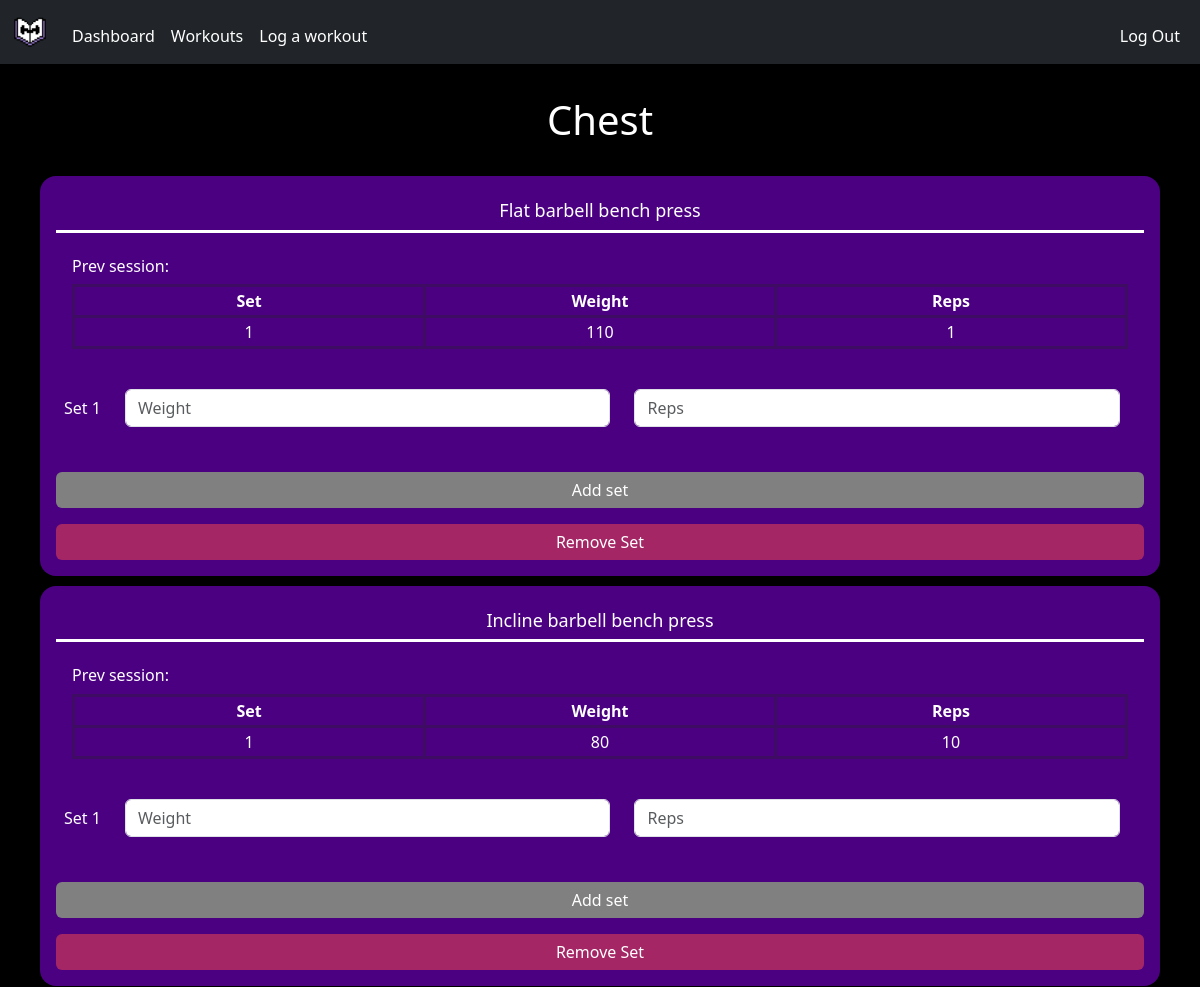
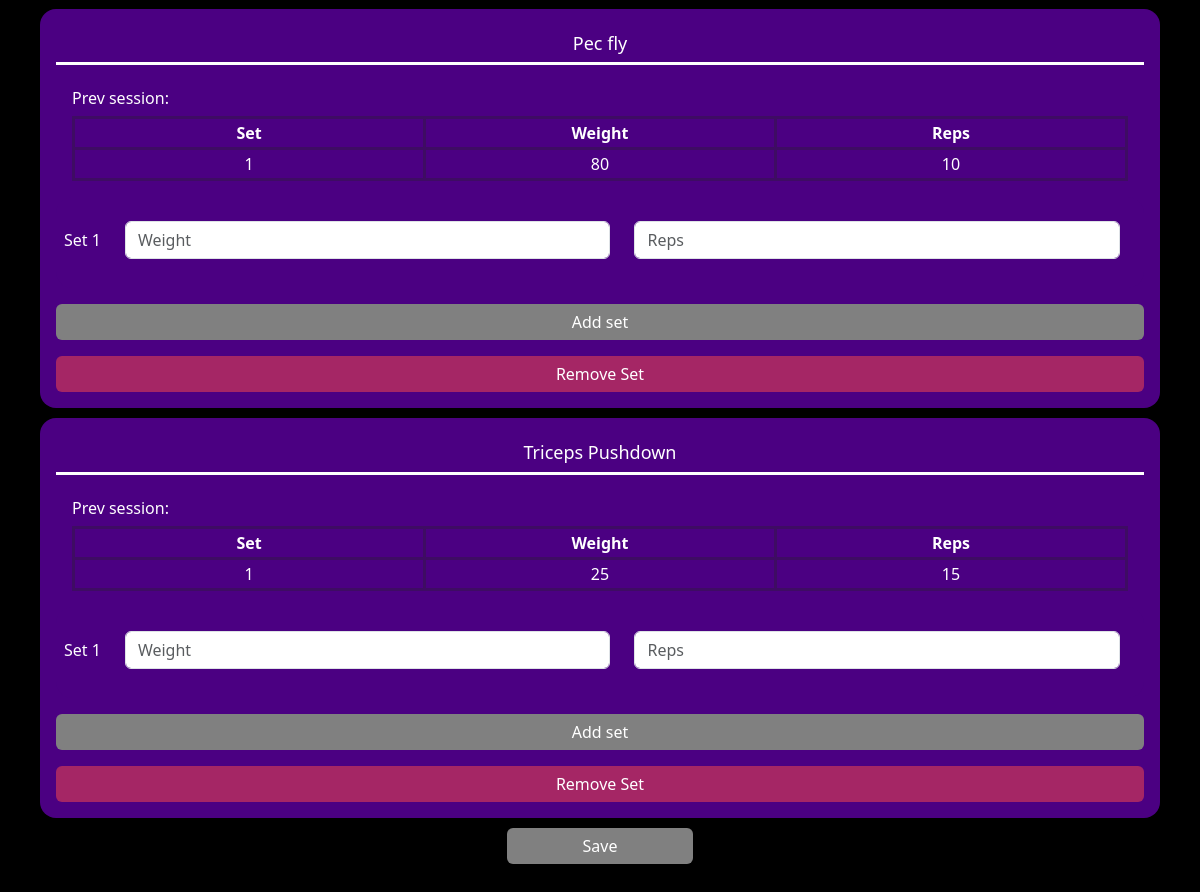
The page /log-workout/1 (signed in) on the database its author committed (2 pictures, top to bottom).
### models.py (models this page shows, shortened)
class Workout(db.Model):
    __tablename__ = 'workout'
    id = db.Column(db.Integer, primary_key=True)
    name = db.Column(db.String(50), nullable=False)
    description = db.Column(db.String(255), nullable=False)
    user_id = db.Column(db.Integer, db.ForeignKey('user.id'), nullable=False)
    type_id = db.Column(db.Integer, db.ForeignKey('workout_type.id'), nullable=False)
    workout_exercises = db.relationship('WorkoutExercise', backref='workout', lazy=True, cascade="all, delete-orphan")
    sessions = db.relationship('TrainingSession', back_populates='workout', lazy=True, cascade="all, delete-orphan")

class Exercise(db.Model):
    __tablename__ = 'exercise'
    id = db.Column(db.Integer, primary_key=True)
    name = db.Column(db.String(50), nullable=False, unique=True)
    types = db.relationship('ExerciseType', secondary='exercise_exercise_type', back_populates='exercises')
    workout_exercises = db.relationship('WorkoutExercise', backref='exercise', lazy=True, cascade="all, delete-orphan")

class Logbook(db.Model):
    __tablename__ = 'logbook'
    id = db.Column(db.Integer, primary_key=True)
    session_id = db.Column(db.Integer, db.ForeignKey('training_session.id'), nullable=False)
    exercise_id = db.Column(db.Integer, db.ForeignKey('exercise.id'), nullable=False)
    sets = db.relationship('Set', backref='logbook', lazy=True, cascade="all, delete-orphan")
    exercise = db.relationship('Exercise', backref='logbooks')

class Set(db.Model):
    __tablename__ = 'set'
    id = db.Column(db.Integer, primary_key=True)
    logbook_id = db.Column(db.Integer, db.ForeignKey('logbook.id'), nullable=False)
    set_number = db.Column(db.Integer, nullable=False)
    reps = db.Column(db.Integer, nullable=False)
    weight = db.Column(db.Integer, nullable=False)
    def __repr__(self):
        return 'Set ' + str(self.id)

### app.py (the view, shortened to what this page needs)
@app.route("/log-workout/<id>", methods=['POST', 'GET'])
def log_workout(id):
    username = session.get('username')
    user = User.query.filter_by(username=username).first()
    if not user:
        flash("Please login", category="error")
        return render_template('index.html')
    workout = Workout.query.filter_by(id=id).first()
    exercises = db.session.query(Exercise).join(WorkoutExercise).filter(WorkoutExercise.workout_id == id).order_by(WorkoutExercise.order).all()
    last_session = TrainingSession.query.filter_by(user_id=user.id, workout_id=id).order_by(desc(TrainingSession.date)).first()
    if last_session:
        last_log = last_session.logbooks
        print(last_log[0].sets)
        return render_template('log-workout.html', workout=workout, exercises=exercises, last_log=last_log)
    return render_template('log-workout.html', workout=workout, exercises=exercises, last_log=None )

### templates/log-workout.html (shortened to what this page needs)
{% extends "layout.html" %} {% block title %} Home {% endblock %} {% block main
%}
<h1>{{workout.name}}</h1>
<form action="/log-workout/{{ workout.id }}" method="post">
  {% for exercise in exercises %}
  <div class="log-container">
    <h2 class="exercise-title">{{exercise.name}}</h2>
    {% if last_log %}
    <div class="prev-log">
      <h3>Prev session:</h3>
      {% for log in last_log %} {% if log.exercise_id == exercise.id %}
      <table class="prev-table">
        <thead>
          <th>Set</th>
          <th>Weight</th>
          <th>Reps</th>
        </thead>
        {% for set in log.sets %}
        <tbody>
          <tr>
            <td>{{set.set_number}}</td>
            <td>{{set.weight}}</td>
            <td>{{set.reps}}</td>
          </tr>
        </tbody>
        {% endfor %} {% endif %}
      </table>
      {% endfor %}
    </div>
    {% endif %}
    <div class="log-set-container">
      <div class="row log-sets">
        <div class="row">
          <div class="col-auto">
            <label class="col-form-label">Set 1</label>
          </div>
          <div class="col">
            <input
              class="form-control"
              type="number"
              name="weight"
              placeholder="Weight"
            />
          </div>
          <div class="col">
            <input
              class="form-control"
              type="number"
              name="reps"
              placeholder="Reps"
            />
          </div>
        </div>
      </div>
    </div>
    <button
      class="btn btn-secondary add-set"
      type="button"
      onclick="addSet('{{ exercise.id }}')"
    >
      Add set
    </button>
    <button
      class="btn btn-secondary rm-set"
      type="button"
      onclick="removeSet('{{ exercise.id }}')"
    >
      Remove Set
    </button>
  </div>
  {% endfor %}
  <div class="d-grid gap-2 col-2 mx-auto">
    <button class="btn btn-primary" type="submit">Save</button>
  </div>
</form>
{% endblock %}

### static/css/styles.css (style rules this page uses)
* { padding: 0px; margin: 0px; }
body { background-color: black; color: white; }
.btn { background-color: gray; color: white; border: transparent; }
.prev-table { width: 100%; border: rgb(62, 12, 99) solid; justify-content: space-evenly; align-content: space-evenly; table-layout: fixed; }
th, td { border: rgb(62, 12, 99) solid; padding: 2px 5px 2px 5px; }
.add-set { margin-top: 1rem; }
.log-container { display: flex; flex-direction: column; margin: 0rem; padding: 1rem; background-color: indigo; border-radius: 1rem; margin-bottom: 10px; }
.prev-log { padding: 1rem; }
.prev-log > h3 { text-align: left; font-size: medium; }
.log-sets { margin-bottom: 5px; }
.log-set-container { padding: 1.5rem 0rem 1.5rem 0.5rem; align-self: center; width: 100%; justify-content: center; align-items: center; background-color: indigo; border-radius: 1rem; gap: 20px; }
.exercise-title { background-color: indigo; padding: 0.5rem 0rem 0.5rem 0rem; border-bottom: #ffffff solid; font-size: large; }
.rm-set { background-color: rgb(165, 38, 101); margin-top: 1rem; }

### rows shown on the page
Workout: name "Chest"
Exercise: name "Flat barbell bench press"
Set: set_number "1", weight "110", reps "1"
Exercise: name "Incline barbell bench press"
Set: set_number "1", weight "80", reps "10"
Exercise: name "Pec fly"
Set: set_number "1", weight "80", reps "10"
Exercise: name "Triceps Pushdown"
Set: set_number "1", weight "25", reps "15"
